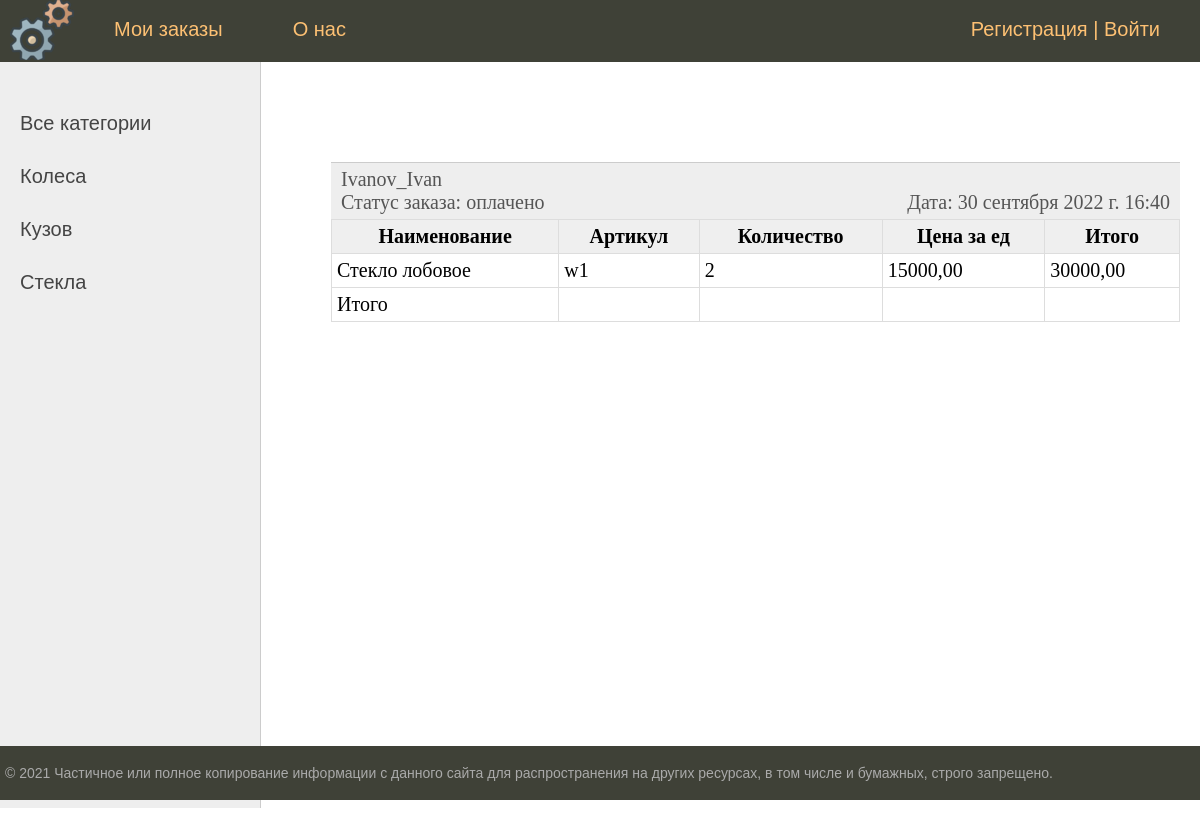
/orders/2, run on the app's committed database.
### base/models.py (models this page shows, shortened)
class Category(models.Model):
    name = models.CharField("Наименование", max_length=150, db_index=True)
    slug = models.SlugField(max_length=255, unique=True, db_index=True, verbose_name="URL", null=True)
    class Meta:
        verbose_name = "Категории"
        verbose_name_plural = "Категории"
    def get_absolute_url(self):
        return reverse('select', kwargs={'cat_slag': self.slug})

class Order_Item(models.Model):
    product = models.ForeignKey(Product, on_delete=models.PROTECT, verbose_name="Товар")
    amount = models.IntegerField("Количество")
    order = models.ForeignKey(Order, on_delete=models.CASCADE, verbose_name="Заказ")
    class Meta:
        verbose_name = "Товары в заказах"
        verbose_name_plural = "Товары в заказах"
        ordering = ['order', 'id']

class Order(models.Model):
    NEW = 'новый'
    PAID = 'оплачено'
    VARIANTS_STATUS = [
        (NEW, 'новый'),
        (PAID, 'оплачено')
    ]
    client = models.ForeignKey(User, on_delete=models.PROTECT)
    date_order = models.DateTimeField(auto_now_add=True)
    status = models.CharField("Статус заказа", max_length=10, choices=VARIANTS_STATUS, default=NEW)
    class Meta:
        verbose_name = "Заказы"
        verbose_name_plural = "Заказы"
        ordering = ['date_order', 'id']

class Product(models.Model):
    article = models.SlugField("Артикул", unique=True)
    name = models.CharField("Наименование", max_length=150)
    slug = models.SlugField(max_length=255, unique=True, db_index=True, verbose_name="URL", null=True)
    price = models.DecimalField("Цена", max_digits=10, decimal_places=2)
    description = models.TextField("Описание")
    amount = models.IntegerField("Количество")
    manufacturer = models.ForeignKey(Manufacturer, on_delete=models.PROTECT, verbose_name="Производитель")
    contractor = models.ForeignKey(Contractor, on_delete=models.PROTECT, verbose_name="Поставщик")
    brand = models.ForeignKey(Brand, on_delete=models.PROTECT, verbose_name="Марка")
    model = models.ForeignKey(Model, on_delete=models.PROTECT, verbose_name="Модель")
    foto = models.ImageField(upload_to="photos/", blank=True, verbose_name="Фото")
    category = models.ForeignKey(Category, on_delete=models.PROTECT, verbose_name="Категория")
    def __str__(self):
        return self.name
    class Meta:
        verbose_name = "Товары"
        verbose_name_plural = "Товары"
        ordering = ['article', 'name', 'amount', 'manufacturer', 'contractor', 'brand', 'model', 'category']

### base/views.py (the view)
# urls.py: path('orders/<int:order_id>', detailorders, name='orders'),
def detailorders(request, order_id):
    all_sum = Order_Item.objects.filter(order=order_id).aggregate(all_sum=Sum('product__price'))
    order_items = Order_Item.objects.filter(order=order_id)
    cats = Category.objects.annotate(Count('product'))
    return render(request, 'base/detailorders.html', {'orders': ord,
                                                      'order_items': order_items,
                                                      'menu': menu,
                                                      'cats': cats,
                                                      'all_sum': all_sum})

### base/templates/base/detailorders.html
{% extends 'base/templ.html' %}
{% load mathfilters %}
{% block content %}
<form action="{% url 'home' %}" method="post">
	<table class="table" border="1" cellspacing="0">
		<ul class="list-product">
			<li>
				{% for oi in order_items %}
					<caption><div class="product-panel">
						<p class="first">{{oi.order.client}}</p><br>
						<p class="first">Статус заказа: {{oi.order.status}}</p>
						<p class="last">Дата: {{oi.order.date_order}}</p>
					</div></caption>
				{% endfor %}
				<tr>
					<th>Наименование</th>
					<th>Артикул</th>
					<th>Количество</th>
					<th>Цена за ед</th>
					<th>Итого</th>
				</tr>
				{% for oi in order_items %}
				<tr>
					<td>{{oi.product}}</td>
					<td>{{oi.product.article}}</td>
					<td>{{oi.amount}}</td>
					<td>{{oi.product.price}}</td>
					<td>{{oi.product.price|mul:oi.amount}}</td>
				</tr>
				{% endfor %}
				<tr>
					<td>Итого</td>
					<td></td>
					<td></td>
					<td></td>
					<td>{{summ}}</td>
				</tr>
			</li>
		</ul>
	</table>
</form>
{% endblock %}

### base/templates/base/templ.html (shortened to what this page needs)
{% load static %}
<!DOCTYPE html>
<html>
<head>
	<link type="text/css" href="{% static 'base/css/style.css' %}" rel="stylesheet" />
</head>
<body>
<table class="table-page" border=0 cellpadding="0" cellspacing="0">
<tr><td valign=top>
{% block mainmenu %}
		<div class="header">
			<ul id="mainmenu" class="mainmenu">
			<li class="logo"><a href="{% url 'home' %}"><div class="logo"></div></a></li>
{% for m in menu %}
	{% if not forloop.last %}
			<li><a href="{% url m.upl_name %}">{{m.title}}</a></li>
	{% else %}
			{% if request.user.is_authenticated %}
				<li class="last"> {{user.username}} | <a href="{% url 'logout' %}">Выйти</a></li>
				{% else %}
				<li class="last"><a href="{% url 'register' %}">Регистрация</a> | <a href="{% url 'login' %}">Войти</a></li>
				{% endif %}
	{% endif %}
{% endfor %}
			</ul>
		</div>
{% endblock mainmenu %}
<table class="table-content" border=0 cellpadding="0" cellspacing="0">
<tr>
	<td valign="top" class="left-chapters">
	<ul id="leftchapters">
		{% if selected == 0 %}
			<li class="selected">Все категории</li>
		{% else %}
			<li><a href="{% url 'home' %}">Все категории</a></li>
		{% endif %}
		{% for c in cats %}
			{% if c.product__count > 0 %}
				{% if c == selected %}
					<li class="selected">{{c.name}}</li>
				{% else %}
					<li><a href="{{ c.get_absolute_url }}">{{c.name}}</a></li>
				{% endif %}
			{% endif %}
		{% endfor %}
	</ul>
</td>
<td valign="top" class="content">
	<div class="content-text">
{% block content %}
{% endblock %}
	</div>
</td></tr></table>
</td></tr>
<tr><td valign=top>
	<div id="footer">
		<p>&copy; 2021 Частичное или полное копирование информации с данного сайта для распространения на других ресурсах, в том числе и бумажных, строго запрещено.</p>
	</div>
</td></tr></table>
</body>
</html>

### base/static/base/css/style.css (style rules this page uses)
html, body { font-family: 'Arial'; margin: 0; padding: 0; height: 100%; width: 100%; color: #444; }
a { color: #0059b2; text-decoration: none; }
div.product-panel { background: #eee; padding: 5px 10px 5px 10px; box-sizing border-box; overflow: hidden; color: #555; }
div.product-panel p.first { margin: 0; float: left; }
div.product-panel p.last { margin: 0; float: right; }
ul.list-product { list-style: none; margin: 0; padding: 0; }
ul.list-product li { border-bottom: 1px solid #ccc; }
.table-page { width: 100%; height: 100%; vertical-align: top; }
.table-page tr { height: 100%; }
.header { background: #3F4137; height: 62px; }
.logo { background: url('../img/logo.png') no-repeat 10px; width: 84px; height: 60px; }
ul.mainmenu { list-style: none; margin: 0; padding: 0; height: 60px; color: #fdc073; font-size: 20px; overflow: hidden; }
ul.mainmenu li { float: left; margin: 18px 40px 0 30px; }
ul.mainmenu li.logo { margin: 0; }
ul.mainmenu li.last { float: right; }
ul.mainmenu li a { color: #fdc073; text-decoration: none; }
.table-content { width: 100%; min-height: 100%; height: 100%; }
.left-chapters { margin: 0; background: #eee; border-right: 1px solid #ccc; min-height: 100%; }
.left-chapters ul { width: 230px; min-height: 100%; margin: 0; padding: 20px 10px 10px 20px; list-style: none; font-size: 20px; }
.left-chapters ul li { margin: 30px 0 0 0; color: #999; }
.left-chapters ul li a { color: #444; text-decoration: none; }
.content { padding: 40px 20px 20px 40px; width: 100%; box-sizing: border-box; }
.content-text { margin: 60px 0 0 30px; color: #000; font-size: 20px; font-family: Yandex Sans Display Light; }
#footer { box-sizing: border-box; background: #3F4137; padding: 5px; color: #aaa; font-size: 14px; font-family: Verdana, Geneva, Arial, Helvetica; text-align: left; overflow: hidden; }
.table { width: 100%; margin-bottom: 20px; border: 1px solid #dddddd; border-collapse: collapse; }
.table th { font-weight: bold; padding: 5px; background: #efefef; border: 1px solid #dddddd; }
.table td { border: 1px solid #dddddd; padding: 5px; }

### data on the page
Category: name "Колеса"
Category: name "Кузов"
Category: name "Стекла"
Order_Item: order.client "Ivanov_Ivan", order.status "оплачено", order.date_order "30 сентября 2022 г. 16:40", product "Стекло лобовое", product.article "w1", amount "2", product.price "15000,00", product.price|mul "30000,00"

### other printed values
{{ m.title }} "Мои заказы" "О нас"
